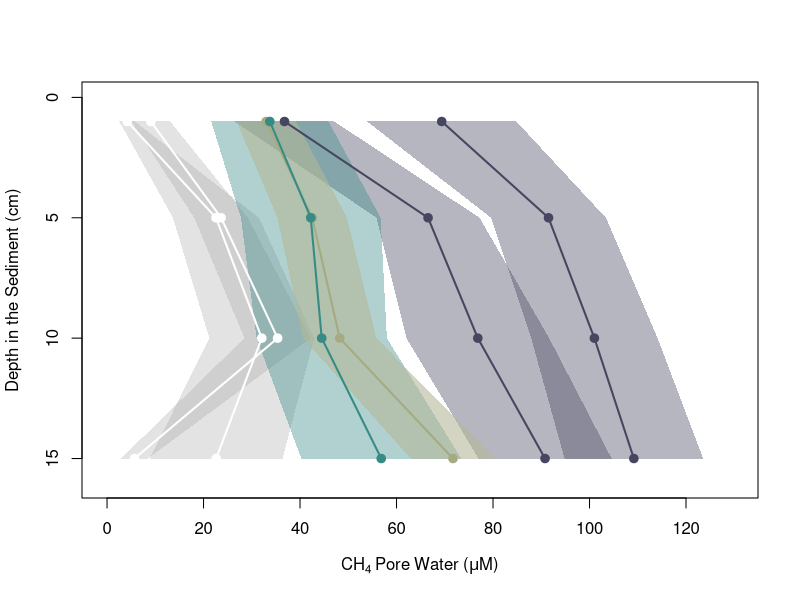
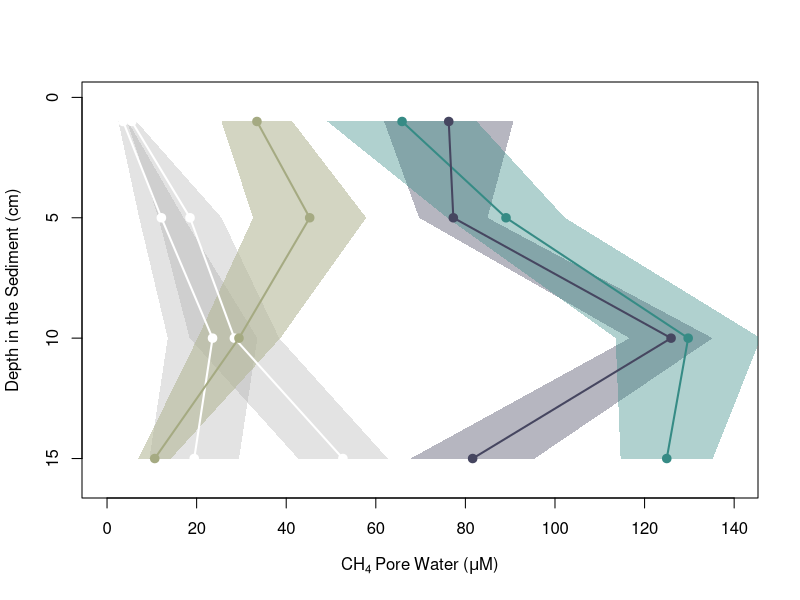

Reproduce these figures in R, in order.
if (!require(tidyverse)) install.packages('tidyverse')
library(tidyverse)

pore_water = read.csv("core_methane_analysis.csv")

sum_pore = pore_water %>%
  group_by(site, sedDepth) %>%
  summarize(mean_pore_ch4 = mean(ch4_porewater, na.rm = TRUE)/10,
            sd_pore_ch4 = sd(ch4_porewater, na.rm = TRUE)/10/sqrt(10)) %>%
  ungroup() %>%
  filter(!sedDepth==20) 

sum_pore = as.data.frame(sum_pore)
sum_pore$low_sd = (sum_pore$mean_pore_ch4 - sum_pore$sd_pore_ch4)
sum_pore$high_sd = (sum_pore$mean_pore_ch4 + sum_pore$sd_pore_ch4)

sum_pore = sum_pore %>%
  mutate(low_sd = case_when(is.na(.$low_sd) ~ 
                              (mean_pore_ch4-10), 
                              TRUE ~ low_sd),
         high_sd = case_when(is.na(.$high_sd) ~ 
                               (mean_pore_ch4+10), 
                            TRUE ~ high_sd))

#============================================
offshore = rgb(165, 170, 130, max = 255, alpha = 255)
offshore_poly = rgb(180, 184, 151, max = 255, alpha = 150)
nearshore = rgb(54, 139, 133, max = 255, alpha = 255)
nearshore_poly = rgb(54, 139, 133, max = 255, alpha = 100)
inlet = rgb(70, 70, 96, max = 255, alpha = 255)
inlet_poly = rgb(70, 70, 96, max = 255, alpha = 100)
reference = "white"
reference_poly = rgb(153,153,153, max = 255, alpha = 70)

#Yahara Sediment Profiles
plot(sum_pore[sum_pore$site=="G1", "mean_pore_ch4"],
     sum_pore[sum_pore$site=="G1", "sedDepth"], 
     type = "o", pch = 19, lwd = 2, col = reference,
     ylim = c(16, 0), 
     xlim = c(0, max(sum_pore$mean_pore_ch4, na.rm = TRUE)),
     xlab = expression(CH[4]~Pore~Water~"("*mu*M*")"),
     ylab = "Depth in the Sediment (cm)")

polygon(c(sum_pore[sum_pore$site=="G1", "high_sd"],
          rev(sum_pore[sum_pore$site=="G1", "low_sd"])),
        c(sum_pore[sum_pore$site=="G1", "sedDepth"],
          rev(sum_pore[sum_pore$site=="G1", "sedDepth"])), 
        border = NA, col = reference_poly)
polygon(c(sum_pore[sum_pore$site=="G2", "high_sd"],
          rev(sum_pore[sum_pore$site=="G2", "low_sd"])),
        c(sum_pore[sum_pore$site=="G2", "sedDepth"],
          rev(sum_pore[sum_pore$site=="G2", "sedDepth"])), 
        border = NA, col = reference_poly)
polygon(c(sum_pore[sum_pore$site=="Y0", "high_sd"],
          rev(sum_pore[sum_pore$site=="Y0", "low_sd"])),
        c(sum_pore[sum_pore$site=="Y0", "sedDepth"],
          rev(sum_pore[sum_pore$site=="Y0", "sedDepth"])), 
        border = NA, col = inlet_poly)
polygon(c(sum_pore[sum_pore$site=="S0", "high_sd"],
          rev(sum_pore[sum_pore$site=="S0", "low_sd"])),
        c(sum_pore[sum_pore$site=="S0", "sedDepth"],
          rev(sum_pore[sum_pore$site=="S0", "sedDepth"])), 
        border = NA, col = inlet_poly)
polygon(c(sum_pore[sum_pore$site=="Y1", "high_sd"],
          rev(sum_pore[sum_pore$site=="Y1", "low_sd"])),
        c(sum_pore[sum_pore$site=="Y1", "sedDepth"],
          rev(sum_pore[sum_pore$site=="Y1", "sedDepth"])), 
        border = NA, col = nearshore_poly)
polygon(c(sum_pore[sum_pore$site=="Y2", "high_sd"],
          rev(sum_pore[sum_pore$site=="Y2", "low_sd"])),
        c(sum_pore[sum_pore$site=="Y2", "sedDepth"],
          rev(sum_pore[sum_pore$site=="Y2", "sedDepth"])), 
        border = NA, col = offshore_poly)
points(sum_pore[sum_pore$site=="G1", "mean_pore_ch4"],
       sum_pore[sum_pore$site=="G1", "sedDepth"], 
       type = "o", pch = 19, lwd = 2, col = reference)
points(sum_pore[sum_pore$site=="G2", "mean_pore_ch4"],
       sum_pore[sum_pore$site=="G2", "sedDepth"], 
       type = "o", pch = 19, lwd = 2, col = reference)
points(sum_pore[sum_pore$site=="Y2", "mean_pore_ch4"],
       sum_pore[sum_pore$site=="Y2", "sedDepth"], 
       type = "o", pch = 19, lwd = 2, col = offshore)
points(sum_pore[sum_pore$site=="Y1", "mean_pore_ch4"],
       sum_pore[sum_pore$site=="Y1", "sedDepth"], 
       type = "o", pch = 19, lwd = 2, col = nearshore)
points(sum_pore[sum_pore$site=="Y0", "mean_pore_ch4"],
       sum_pore[sum_pore$site=="Y0", "sedDepth"], 
       type = "o", pch = 19, lwd = 2, col = inlet)
points(sum_pore[sum_pore$site=="S0", "mean_pore_ch4"],
       sum_pore[sum_pore$site=="S0", "sedDepth"], 
       type = "o", pch = 19, lwd = 2, col = inlet)

#Pheasant Branch Sediment Profiles
plot(sum_pore[sum_pore$site=="CFL1", "mean_pore_ch4"],
     sum_pore[sum_pore$site=="CFL1", "sedDepth"], 
     type = "o", pch = 19, lwd = 2, col = reference,
     ylim = c(16, 0), 
     xlim = c(0, max(sum_pore$mean_pore_ch4+10, na.rm = TRUE)),
     xlab = expression(CH[4]~Pore~Water~"("*mu*M*")"),
     ylab = "Depth in the Sediment (cm)")

polygon(c(sum_pore[sum_pore$site=="CFL1", "high_sd"],
          rev(sum_pore[sum_pore$site=="CFL1", "low_sd"])),
        c(sum_pore[sum_pore$site=="CFL1", "sedDepth"],
          rev(sum_pore[sum_pore$site=="CFL1", "sedDepth"])), 
        border = NA, col = reference_poly)
polygon(c(sum_pore[sum_pore$site=="CFL2", "high_sd"],
          rev(sum_pore[sum_pore$site=="CFL2", "low_sd"])),
        c(sum_pore[sum_pore$site=="CFL2", "sedDepth"],
          rev(sum_pore[sum_pore$site=="CFL2", "sedDepth"])), 
        border = NA, col = reference_poly)
polygon(c(sum_pore[sum_pore$site=="PB0", "high_sd"],
          rev(sum_pore[sum_pore$site=="PB0", "low_sd"])),
        c(sum_pore[sum_pore$site=="PB0", "sedDepth"],
          rev(sum_pore[sum_pore$site=="PB0", "sedDepth"])), 
        border = NA, col = inlet_poly)
polygon(c(sum_pore[sum_pore$site=="PB1", "high_sd"],
          rev(sum_pore[sum_pore$site=="PB1", "low_sd"])),
        c(sum_pore[sum_pore$site=="PB1", "sedDepth"],
          rev(sum_pore[sum_pore$site=="PB1", "sedDepth"])), 
        border = NA, col = nearshore_poly)
polygon(c(sum_pore[sum_pore$site=="PB2", "high_sd"],
          rev(sum_pore[sum_pore$site=="PB2", "low_sd"])),
        c(sum_pore[sum_pore$site=="PB2", "sedDepth"],
          rev(sum_pore[sum_pore$site=="PB2", "sedDepth"])), 
        border = NA, col = offshore_poly)

points(sum_pore[sum_pore$site=="CFL1", "mean_pore_ch4"],
       sum_pore[sum_pore$site=="CFL1", "sedDepth"],
       type = "o", pch = 19, lwd = 2, col = reference)
points(sum_pore[sum_pore$site=="CFL2", "mean_pore_ch4"],
       sum_pore[sum_pore$site=="CFL2", "sedDepth"],
       type = "o", pch = 19, lwd = 2, col = reference)
points(sum_pore[sum_pore$site=="PB2", "mean_pore_ch4"],
       sum_pore[sum_pore$site=="PB2", "sedDepth"], 
       type = "o", pch = 19, lwd = 2, col = offshore)
points(sum_pore[sum_pore$site=="PB1", "mean_pore_ch4"],
       sum_pore[sum_pore$site=="PB1", "sedDepth"], 
       type = "o", pch = 19, lwd = 2, col = nearshore)
points(sum_pore[sum_pore$site=="PB0", "mean_pore_ch4"],
       sum_pore[sum_pore$site=="PB0", "sedDepth"], 
       type = "o", pch = 19, lwd = 2, col = inlet)

